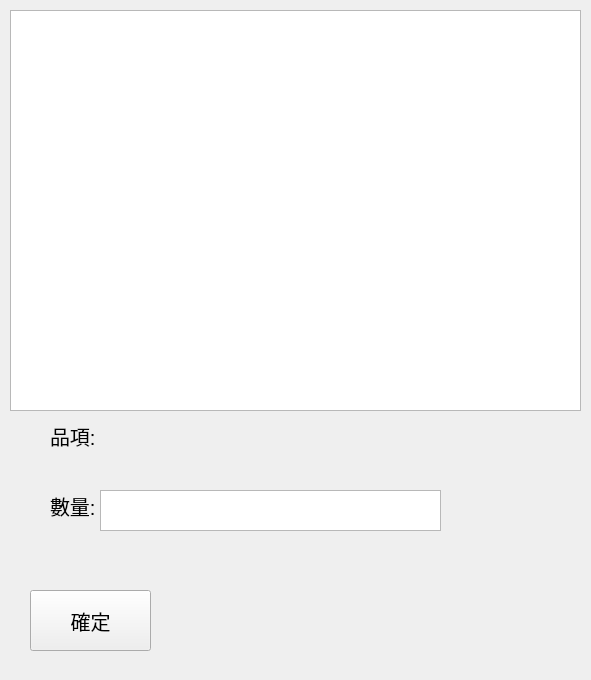
<?xml version="1.0" encoding="UTF-8"?>
<ui version="4.0">
 <class>Form</class>
 <widget class="QWidget" name="Form">
  <property name="geometry">
   <rect>
    <x>0</x>
    <y>0</y>
    <width>591</width>
    <height>680</height>
   </rect>
  </property>
  <property name="windowTitle">
   <string>登入庫存</string>
  </property>
  <widget class="QPushButton" name="pushButton">
   <property name="geometry">
    <rect>
     <x>30</x>
     <y>590</y>
     <width>121</width>
     <height>61</height>
    </rect>
   </property>
   <property name="font">
    <font>
     <pointsize>15</pointsize>
    </font>
   </property>
   <property name="text">
    <string>確定</string>
   </property>
  </widget>
  <widget class="QLabel" name="label">
   <property name="geometry">
    <rect>
     <x>50</x>
     <y>420</y>
     <width>51</width>
     <height>31</height>
    </rect>
   </property>
   <property name="font">
    <font>
     <pointsize>15</pointsize>
    </font>
   </property>
   <property name="text">
    <string>品項:</string>
   </property>
  </widget>
  <widget class="QLabel" name="label_2">
   <property name="geometry">
    <rect>
     <x>50</x>
     <y>490</y>
     <width>51</width>
     <height>31</height>
    </rect>
   </property>
   <property name="font">
    <font>
     <pointsize>15</pointsize>
    </font>
   </property>
   <property name="text">
    <string>數量:</string>
   </property>
  </widget>
  <widget class="QPlainTextEdit" name="plainTextEdit">
   <property name="geometry">
    <rect>
     <x>100</x>
     <y>490</y>
     <width>341</width>
     <height>41</height>
    </rect>
   </property>
  </widget>
  <widget class="QLabel" name="label_3">
   <property name="geometry">
    <rect>
     <x>100</x>
     <y>420</y>
     <width>221</width>
     <height>31</height>
    </rect>
   </property>
   <property name="font">
    <font>
     <pointsize>15</pointsize>
    </font>
   </property>
   <property name="text">
    <string/>
   </property>
  </widget>
  <widget class="QTableView" name="tableView">
   <property name="geometry">
    <rect>
     <x>10</x>
     <y>10</y>
     <width>571</width>
     <height>401</height>
    </rect>
   </property>
  </widget>
 </widget>
 <resources/>
 <connections/>
</ui>
